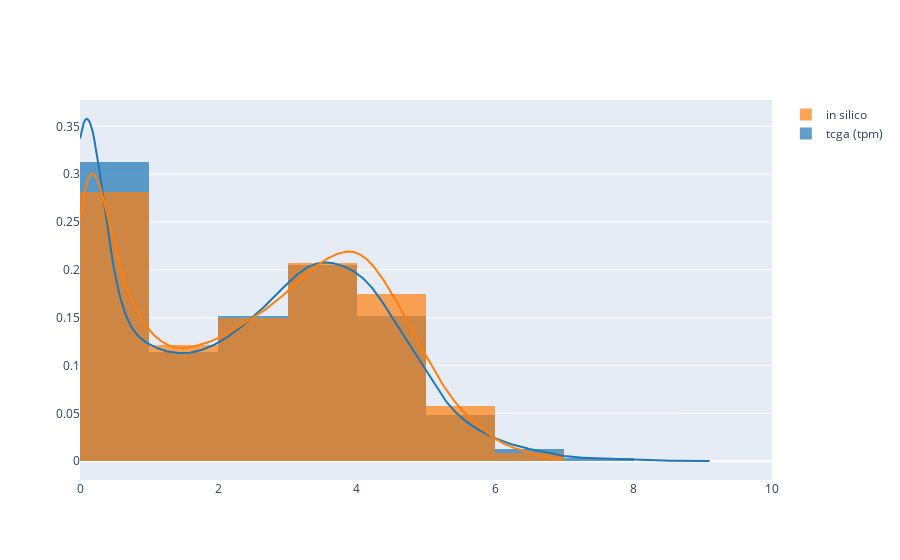

Notebook code for this chart:
### Code cell
mixtures_tcga_skcm_per_million = helpers.creating_mixtures.normalize_expression(
    mixtures_tcga_skcm, 1_000_000
)

series = [
    prep_for_plots(mixtures_tcga_skcm_per_million),
    prep_for_plots(mixtures_in_silico),
]

ff.create_distplot(series, ["tcga (tpm)", "in silico"], show_rug=False, show_hist=True)

### Figure 1 — Plotly figure (JSON) as saved in the notebook; plotly's stock layout.template omitted (floating-point values rounded to 4 significant figures; data arrays with more than 128 entries replaced by an {"elided": "..."} marker saying what was removed)
{"data": [{"histnorm": "probability density", "legendgroup": "tcga (tpm)", "marker": {"color": "rgb(31, 119, 180)"}, "name": "tcga (tpm)", "opacity": 0.7, "type": "histogram", "x": {"elided": "20531 float values"}, "xaxis": "x", "xbins": {"end": 9.116, "size": 1, "start": 0}, "yaxis": "y"}, {"histnorm": "probability density", "legendgroup": "in silico", "marker": {"color": "rgb(255, 127, 14)"}, "name": "in silico", "opacity": 0.7, "type": "histogram", "x": {"elided": "23686 float values"}, "xaxis": "x", "xbins": {"end": 6.983, "size": 1, "start": 0}, "yaxis": "y"}, {"legendgroup": "tcga (tpm)", "marker": {"color": "rgb(31, 119, 180)"}, "mode": "lines", "name": "tcga (tpm)", "showlegend": false, "type": "scatter", "x": {"elided": "500 float values"}, "xaxis": "x", "y": {"elided": "500 float values"}, "yaxis": "y"}, {"legendgroup": "in silico", "marker": {"color": "rgb(255, 127, 14)"}, "mode": "lines", "name": "in silico", "showlegend": false, "type": "scatter", "x": {"elided": "500 float values"}, "xaxis": "x", "y": {"elided": "500 float values"}, "yaxis": "y"}], "layout": {"autosize": true, "barmode": "overlay", "hovermode": "closest", "legend": {"traceorder": "reversed"}, "xaxis": {"anchor": "y2", "autorange": true, "domain": [0, 1], "range": [0, 10], "type": "linear", "zeroline": false}, "yaxis": {"anchor": "free", "autorange": true, "domain": [0, 1], "position": 0, "range": [-0.01972, 0.3775], "type": "linear"}}}
